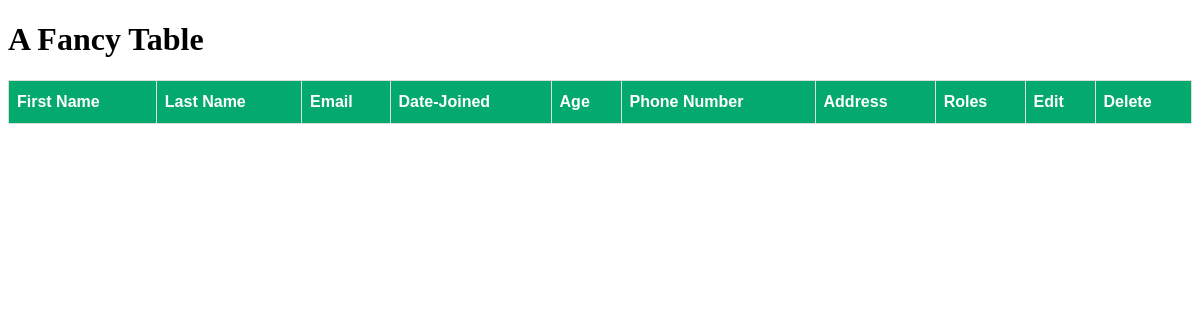
/table/, run on an earlier commit of the app's database.
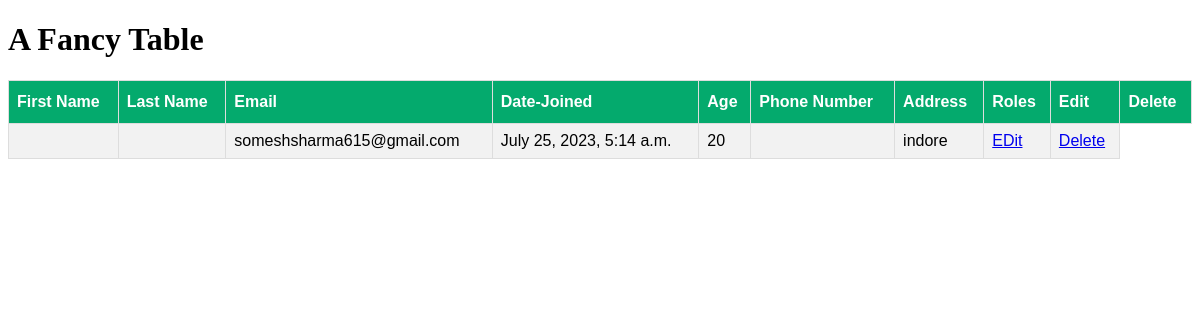
And on a later commit of the database.
### app/models.py (models this page shows, shortened)
class CustomUser(AbstractUser):
    age = models.PositiveIntegerField(blank=True, null=True)
    phone_number = models.CharField(max_length=20, blank=True)
    address = models.TextField(blank=True)
    roles = models.ManyToManyField(Role, related_name='users')

### app/views.py (the view)
# urls.py: path('table/',views.table),
def table(request):
    data=CustomUser.objects.all()
    return render(request,'table.html',{'data':data})

### app/templates/table.html (shortened to what this page needs)
<!DOCTYPE html>
<html>
<head>
</head>
<body>
<h1>A Fancy Table</h1>
<table id="customers">
  <tr>
    <th>First Name</th>
    <th>Last Name</th>
    <th>Email</th>
    <th>Date-Joined</th>
    <th>Age</th>
    <th>Phone Number</th>
    <th>Address</th>
    <th>Roles</th>
    <th>Edit</th>
    <th>Delete</th>
  </tr>
  {% if data %}
  {% for i in data %}
  <tr>
    <td>{{i.first_name}}</td>
    <td>{{i.last_name}}</td>
    <td>{{i.email}}</td>
    <td>{{i.date_joined}}</td>
    <td>{{i.age}}</td>
    <td>{{i.phone_number}}</td>
    <td>{{i.address}}</td>
    <td><a href="{% url 'edit' i.id %}">EDit</a></td>
    <td><a href="{% url 'delete' i.id %}">Delete</a></td>
  </tr>
  {% endfor %}
  {% endif %}
</table>
</body>
</html>

### app/templates/table.html (style rules this page uses)
#customers { font-family: Arial, Helvetica, sans-serif; border-collapse: collapse; width: 100%; }
#customers td, #customers th { border: 1px solid #ddd; padding: 8px; }
#customers tr:nth-child(even) { background-color: #f2f2f2; }
#customers th { padding-top: 12px; padding-bottom: 12px; text-align: left; background-color: #04AA6D; color: white; }

What changed in the data, as far as the page shows it:
added CustomUser: email "someshsharma615@gmail.com", date_joined "July 25, 2023, 5:14 a.m.", age "20", address "indore"
